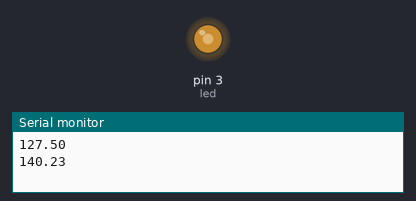
Recording of a sketch running on a simulated Arduino Uno, built with avr-gcc and run on an emulated ATmega328P. On the bench: output pins drawn as LEDs (lit = HIGH), the last lines printed to the serial monitor.

Above: at 0.05 s.
At 0.8 s:
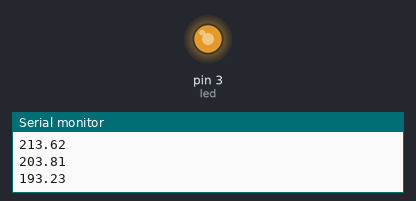
At 1.45 s:
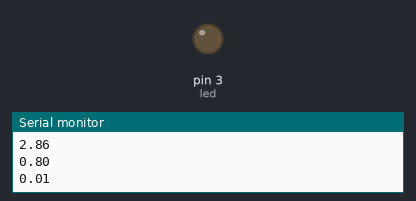
At 1.85 s:
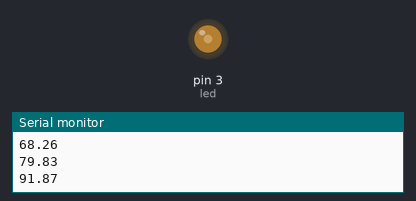
Timing chart, 0 to 4.4 s (numbered marks = the images above):
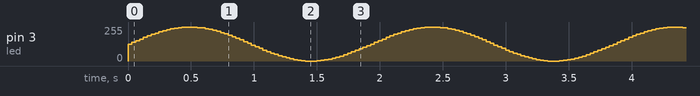

The sketch:

exquisite_sango_kieran1__2_.ino
```cpp
// C++ code
//
int led = 3;
float angulo = 0;

void setup() {
  pinMode(led, OUTPUT);
  Serial.begin(9600);
}

void loop() {
  float valor = sin(angulo) * 127.5 + 127.5;
  analogWrite(led, valor);
  angulo += 0.1;
  if (angulo > 2 * PI) angulo = 0;
  Serial.println(valor);
  delay(30);
}
```
